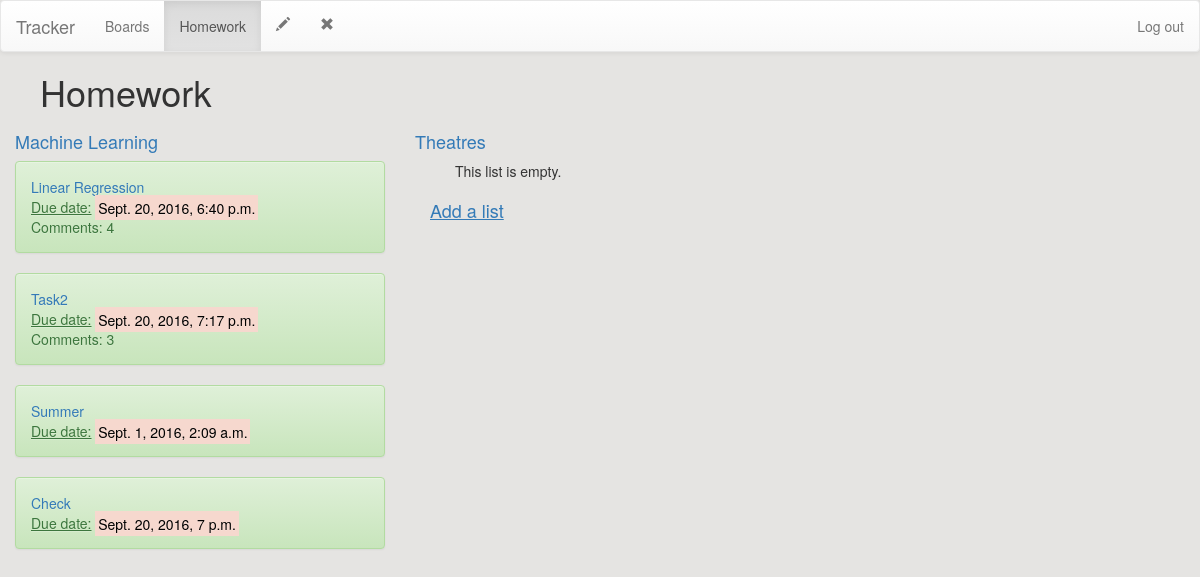
Before: /38/lists/ with the older database file.
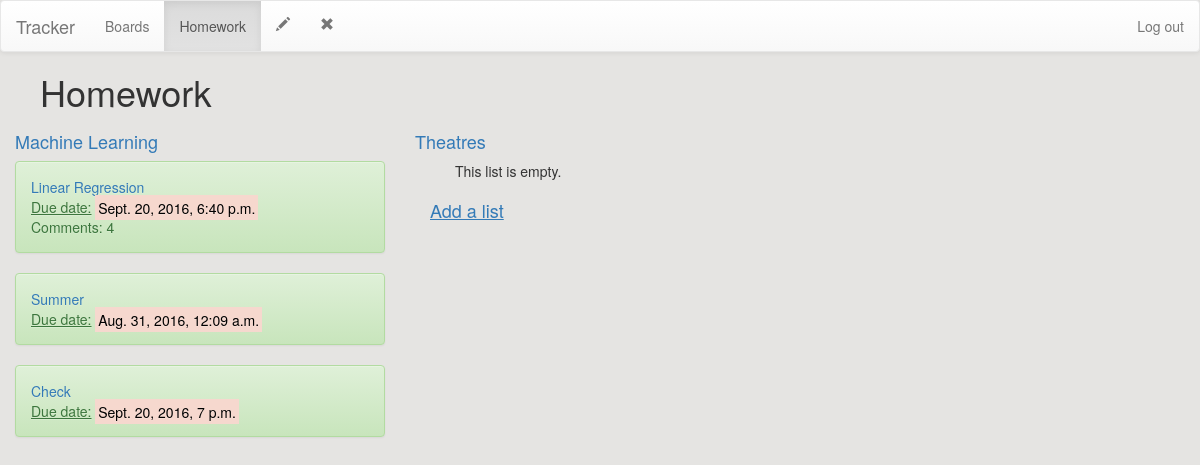
After: the same page with the newer database file.
### boards/models.py (models this page shows, shortened)
class Board(models.Model):
    board_name = models.CharField(max_length=200)
    creation_date = models.DateTimeField('date of creation', default=datetime.now, blank=True)

class List(models.Model):
    board = models.ForeignKey(Board, on_delete=models.CASCADE)
    list_name = models.CharField(max_length=200)

class Task(models.Model):
    task_list = models.ForeignKey(List, on_delete=models.CASCADE)
    task_text = models.CharField(max_length=200)
    pub_date = models.DateTimeField('date published')
    deadline = models.DateTimeField(default=datetime.now)

### boards/views.py (the view)
# urls.py: url(r'^(?P<board_id>[0-9]+)/lists/$', views.board_content, name='board_content'),
def board_content(request, board_id):
    board = get_object_or_404(Board, pk=board_id)
    tasks = Task.objects.order_by('-deadline')
    return render(request, 'boards/board_content.html', {'board': board})

### boards/templates/boards/board_content.html (shortened to what this page needs)
{% load staticfiles %}
<link rel="stylesheet" type="text/css" href="{% static 'boards/style.css' %}" />
<body style="background:#E5E4E2">
<nav class="navbar navbar-default">
  <div class="container-fluid">
    <div class="navbar-header">
      <a class="navbar-brand" href="#">Tracker</a>
    </div>
  <ul class="nav navbar-nav">
    <li><a href="{% url 'boards:index' %}">Boards</a></li>
  </ul>
   <ul class="nav navbar-nav">
    <li class="active"><a href="#">{{ board.board_name }}</a></li>
  </ul>
  <ul class="nav navbar-nav">
    <li><a href="{% url 'boards:board_edit' board.id %}"><span class="glyphicon glyphicon-pencil"></span></a></li>
  </ul>
  <ul class="nav navbar-nav">
    <li><a href="{% url 'boards:board_remove' board.id %}"><span class="glyphicon glyphicon-remove"></span></a></li>
  </ul>
  <ul class="nav navbar-nav navbar-right">
    <li><a href="{%url 'boards:logout' %}">Log out</a></li>
  </ul>
  </div>
</nav>
<ul><h1>{{ board.board_name }}
<link rel="stylesheet" href="//maxcdn.bootstrapcdn.com/bootstrap/3.2.0/css/bootstrap.min.css">
<link rel="stylesheet" href="//maxcdn.bootstrapcdn.com/bootstrap/3.2.0/css/bootstrap-theme.min.css">
</h1></ul>
{% for list in board.list_set.all %}
    <div class = "col-md-4">
    <h4><a href="{%url 'boards:list_content' board.id list.id %}">{{ list.list_name }}</a></h4>
    {% if list.task_set.all %}
        {% for task in list.task_set.all %}
           <div class="alert alert-success">
           <a href="{% url 'boards:task_content' board.id list.id task.id%}">{{ task.task_text }}</a>
           <div class ="date"><u> Due date:</u> <mark style="background-color:#F6D8CE">{{ task.deadline}}</mark></div>
           {% if task.comments.count %}
               Comments: {{ task.comments.count }}
            {% endif %}
            </div>
        {% endfor %}
        </div>
    {% else %}
        <ul>This list is empty.</ul>
    {% endif %}
{% endfor %}
<div class="col-md-4">
<a href="{% url 'boards:list_new' board.id %}"><h4><u>Add a list</u></h4></a>
</div>
</body>

### boards/static/boards/style.css (style rules this page uses)
li a { color: green; }

Changed rows visible on the page:
removed Task: task_text "Task2", deadline "Sept. 20, 2016, 7:17 p.m.", comments.count "3", shown under List "Machine Learning"
changed Task "Summer": deadline "Sept. 1, 2016, 2:09 a.m." → "Aug. 31, 2016, 12:09 a.m."
